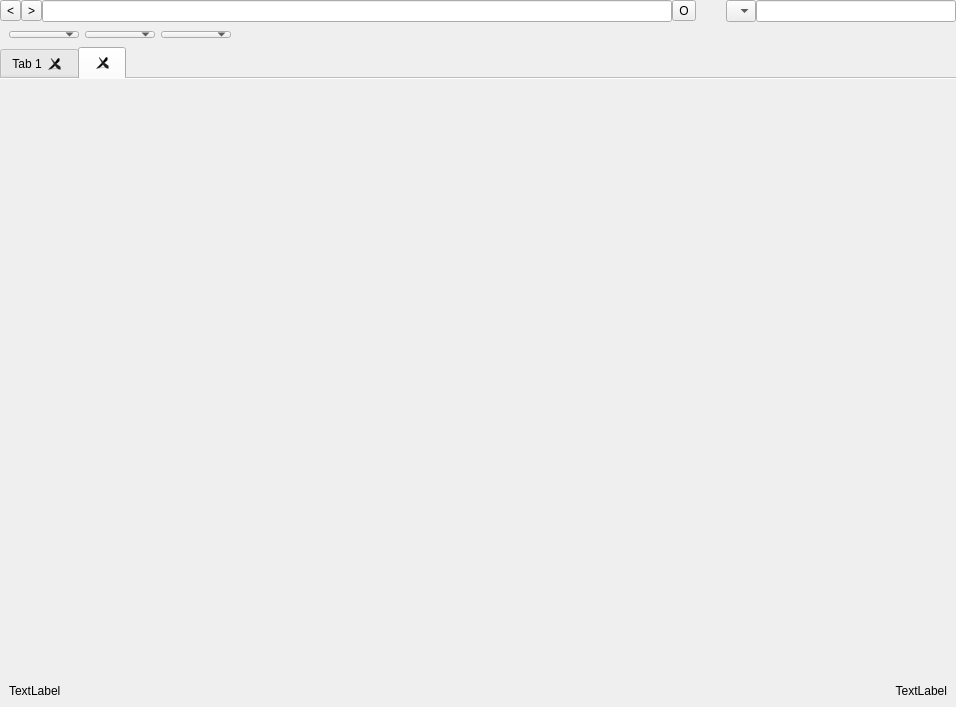
<?xml version="1.0" encoding="UTF-8"?>
<ui version="4.0">
 <class>mainWidget</class>
 <widget class="QWidget" name="mainWidget">
  <property name="geometry">
   <rect>
    <x>0</x>
    <y>0</y>
    <width>956</width>
    <height>707</height>
   </rect>
  </property>
  <property name="windowTitle">
   <string>Form</string>
  </property>
  <layout class="QHBoxLayout" name="layout_main">
   <property name="spacing">
    <number>0</number>
   </property>
   <property name="margin">
    <number>0</number>
   </property>
   <item>
    <widget class="QFrame" name="mainFrame">
     <property name="frameShape">
      <enum>QFrame::NoFrame</enum>
     </property>
     <property name="frameShadow">
      <enum>QFrame::Plain</enum>
     </property>
     <layout class="QVBoxLayout" name="layout_mainFrame">
      <property name="spacing">
       <number>0</number>
      </property>
      <property name="margin">
       <number>0</number>
      </property>
      <item>
       <widget class="QFrame" name="navFrame">
        <property name="maximumSize">
         <size>
          <width>16777215</width>
          <height>30</height>
         </size>
        </property>
        <property name="frameShape">
         <enum>QFrame::NoFrame</enum>
        </property>
        <property name="frameShadow">
         <enum>QFrame::Plain</enum>
        </property>
        <layout class="QHBoxLayout" name="layout_nav">
         <property name="spacing">
          <number>0</number>
         </property>
         <property name="margin">
          <number>0</number>
         </property>
         <item>
          <widget class="QToolButton" name="navBack_button">
           <property name="text">
            <string>&lt;</string>
           </property>
           <property name="icon">
            <iconset>
             <normaloff>../../../Downloads/backward.png</normaloff>../../../Downloads/backward.png</iconset>
           </property>
          </widget>
         </item>
         <item>
          <widget class="QToolButton" name="navForward_button">
           <property name="text">
            <string>&gt;</string>
           </property>
           <property name="icon">
            <iconset>
             <normaloff>../../../Downloads/forward.png</normaloff>../../../Downloads/forward.png</iconset>
           </property>
          </widget>
         </item>
         <item>
          <widget class="QLineEdit" name="navUrl_textEdit"/>
         </item>
         <item>
          <widget class="QToolButton" name="navReload_button">
           <property name="text">
            <string>O</string>
           </property>
           <property name="icon">
            <iconset>
             <normaloff>../../../Downloads/refresh.png</normaloff>../../../Downloads/refresh.png</iconset>
           </property>
           <property name="iconSize">
            <size>
             <width>16</width>
             <height>16</height>
            </size>
           </property>
          </widget>
         </item>
         <item>
          <spacer name="spacer_nav">
           <property name="orientation">
            <enum>Qt::Horizontal</enum>
           </property>
           <property name="sizeType">
            <enum>QSizePolicy::Fixed</enum>
           </property>
           <property name="sizeHint" stdset="0">
            <size>
             <width>30</width>
             <height>20</height>
            </size>
           </property>
          </spacer>
         </item>
         <item>
          <widget class="QComboBox" name="searchType_combo">
           <property name="maximumSize">
            <size>
             <width>45</width>
             <height>16777215</height>
            </size>
           </property>
           <property name="iconSize">
            <size>
             <width>14</width>
             <height>18</height>
            </size>
           </property>
           <item>
            <property name="text">
             <string/>
            </property>
            <property name="icon">
             <iconset>
              <normaloff>../../../Downloads/google.png</normaloff>../../../Downloads/google.png</iconset>
            </property>
           </item>
          </widget>
         </item>
         <item>
          <widget class="QLineEdit" name="searchInput_lineEdit">
           <property name="maximumSize">
            <size>
             <width>200</width>
             <height>16777215</height>
            </size>
           </property>
          </widget>
         </item>
        </layout>
       </widget>
      </item>
      <item>
       <widget class="QFrame" name="hotbar_frame">
        <property name="maximumSize">
         <size>
          <width>16777215</width>
          <height>25</height>
         </size>
        </property>
        <property name="frameShape">
         <enum>QFrame::NoFrame</enum>
        </property>
        <property name="frameShadow">
         <enum>QFrame::Plain</enum>
        </property>
        <layout class="QHBoxLayout" name="layout_hotbar">
         <item>
          <widget class="QComboBox" name="hotbar1_combo">
           <property name="frame">
            <bool>false</bool>
           </property>
          </widget>
         </item>
         <item>
          <widget class="QComboBox" name="hotbar2_combo">
           <property name="frame">
            <bool>false</bool>
           </property>
          </widget>
         </item>
         <item>
          <widget class="QComboBox" name="hotbar3_combo">
           <property name="frame">
            <bool>false</bool>
           </property>
          </widget>
         </item>
         <item>
          <spacer name="hotbar_spacer">
           <property name="orientation">
            <enum>Qt::Horizontal</enum>
           </property>
           <property name="sizeHint" stdset="0">
            <size>
             <width>40</width>
             <height>20</height>
            </size>
           </property>
          </spacer>
         </item>
        </layout>
       </widget>
      </item>
      <item>
       <widget class="QFrame" name="tabsFrame">
        <property name="frameShape">
         <enum>QFrame::NoFrame</enum>
        </property>
        <property name="frameShadow">
         <enum>QFrame::Plain</enum>
        </property>
        <layout class="QVBoxLayout" name="layout_tabsFrame">
         <property name="spacing">
          <number>0</number>
         </property>
         <property name="margin">
          <number>0</number>
         </property>
         <item>
          <widget class="QTabWidget" name="tabWidget">
           <property name="tabPosition">
            <enum>QTabWidget::North</enum>
           </property>
           <property name="currentIndex">
            <number>1</number>
           </property>
           <property name="elideMode">
            <enum>Qt::ElideNone</enum>
           </property>
           <property name="documentMode">
            <bool>true</bool>
           </property>
           <property name="tabsClosable">
            <bool>true</bool>
           </property>
           <widget class="QWidget" name="tab1">
            <attribute name="title">
             <string>Tab 1</string>
            </attribute>
            <layout class="QHBoxLayout" name="layout_tab1">
             <property name="spacing">
              <number>0</number>
             </property>
             <property name="leftMargin">
              <number>0</number>
             </property>
             <property name="topMargin">
              <number>0</number>
             </property>
             <property name="rightMargin">
              <number>4</number>
             </property>
             <property name="bottomMargin">
              <number>0</number>
             </property>
             <item>
              <widget class="KWebView" name="tab1_webView"/>
             </item>
            </layout>
           </widget>
           <widget class="QWidget" name="tabs_addNew">
            <attribute name="icon">
             <iconset>
              <normaloff>../../../Downloads/add.png</normaloff>../../../Downloads/add.png</iconset>
            </attribute>
            <attribute name="title">
             <string/>
            </attribute>
           </widget>
          </widget>
         </item>
         <item>
          <widget class="QFrame" name="tabsStatus_frame">
           <property name="frameShape">
            <enum>QFrame::NoFrame</enum>
           </property>
           <property name="frameShadow">
            <enum>QFrame::Plain</enum>
           </property>
           <layout class="QHBoxLayout" name="layout_status">
            <item>
             <widget class="QLabel" name="tabsStatusLeft">
              <property name="text">
               <string>TextLabel</string>
              </property>
             </widget>
            </item>
            <item>
             <widget class="QLabel" name="tabsStatusRight">
              <property name="text">
               <string>TextLabel</string>
              </property>
              <property name="alignment">
               <set>Qt::AlignRight|Qt::AlignTrailing|Qt::AlignVCenter</set>
              </property>
             </widget>
            </item>
           </layout>
          </widget>
         </item>
        </layout>
       </widget>
      </item>
     </layout>
    </widget>
   </item>
  </layout>
 </widget>
 <customwidgets>
  <customwidget>
   <class>KWebView</class>
   <extends>QWidget</extends>
   <header>kwebview.h</header>
  </customwidget>
 </customwidgets>
 <resources/>
 <connections/>
</ui>
